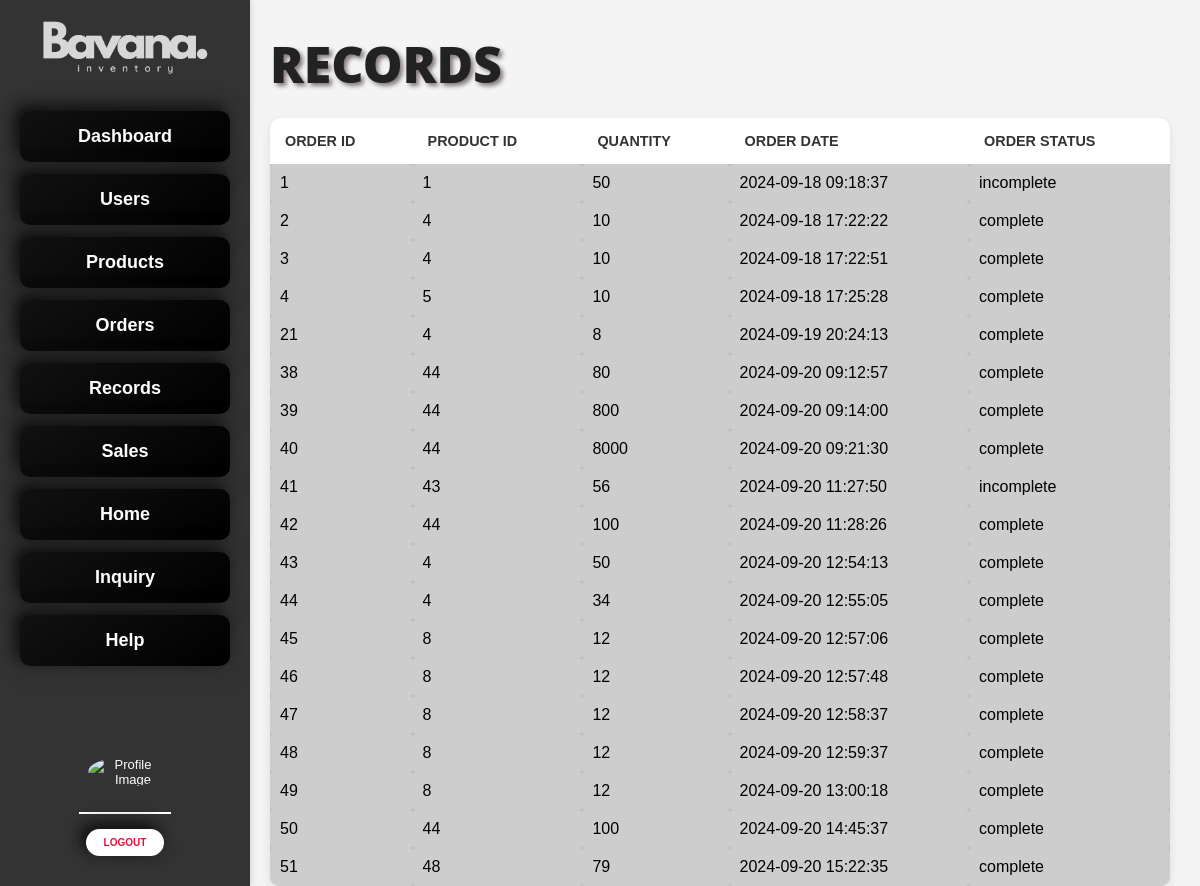
/Dashboard_admin/records.php, run on the app's committed database.
### tables this page shows
CREATE TABLE `purchase_orders` (
  `order_id` int(11) NOT NULL,
  `product_id` int(11) DEFAULT NULL,
  `product_name` varchar(100) DEFAULT NULL,
  `quantity` int(11) DEFAULT NULL,
  `order_status` enum('pending','incomplete','complete') DEFAULT 'pending',
  `order_date` timestamp NOT NULL DEFAULT current_timestamp()
);

### Dashboard_admin/records.php (the view, shortened to what this page needs)
<!DOCTYPE html>
<html lang="en">
<head>
    <link rel="stylesheet" href="../styles/dashbrd.css">
<body>
    <div class="container">
            <?php require_once "./side_bar.php"; ?>
        <div class="card-container">
                    <div class="header">
                        <h1>Records</h1>
                    </div>
                <?php
                    require_once("../backend/connect.php");
                    $sql = "SELECT * FROM purchase_orders";
                    $result=mysqli_query($conn, $sql);
                ?>
            <?php
                    if ($result->num_rows > 0) {
                    echo "<table>";
                    echo "<tr><th>Order id</th><th>Product id</th><th>Quantity</th><th>Order Date</th><th>Order Status</th></tr>";
                    while($row = mysqli_fetch_assoc($result))
                    {
                        echo "<tr><td>".$row['order_id']."</td><td>".$row['product_id']."</td><td>".$row['quantity']."</td><td>".$row['order_date']."</td><td>".$row['order_status']."</td></tr>";
                    }
                    echo "</table>";
                }
                else {
                    echo "<a class='no-add' href='add_product_form.php'>No Product Added !</a>";
                }
            ?>
        </div>
    </div>
</body>
</html>

### styles/dashbrd.css (style rules this page uses)
* { margin: 0; padding: 0; box-sizing: border-box; }
body { font-family: Arial, sans-serif; display: flex; height: 100vh; background-color: #f4f4f4; }
.container { display: flex; width: 100%; height: 100%; }
.card-container { width: 100%; margin: 10px; padding: 20px; display: flex; flex-direction: column; margin-left: 250px; }
h1 { margin-bottom: auto; color: #222222; font-weight: 999; font-size: 50px; font-family: 'Open Sans', sans-serif; text-transform: uppercase; font-stretch: expanded; text-shadow: 3px 3px 4px rgba(22, 1, 1, 0.5); display: inline-block; }
.header { display: flex; justify-content: space-between; margin-bottom: 20px; }
table { border-radius: 10px; font-family: 'Arial', sans-serif; width: 100%; max-width: 100%; border-collapse: collapse; border-color: #000000; background-color: #bfbfbf; box-shadow: 0px 4px 10px rgba(0, 0, 0, 0.1); overflow: hidden; margin-top: auto; margin-bottom: 600px; }
td { padding: 10px; text-align: left; border-radius: 4px; background-color: #cecdcd; }
th { padding: 15px; text-align: left; font-weight: bold; text-transform: uppercase; font-size: 0.9rem; color: #333; background-color: #ffffff; }

### data on the page
purchase_orders: order_id "1", product "1", quantity "50", order_date "2024-09-18 09:18:37", order_status "incomplete"
purchase_orders: order_id "2", product "4", quantity "10", order_date "2024-09-18 17:22:22", order_status "complete"
purchase_orders: order_id "3", product "4", quantity "10", order_date "2024-09-18 17:22:51", order_status "complete"
purchase_orders: order_id "4", product "5", quantity "10", order_date "2024-09-18 17:25:28", order_status "complete"
purchase_orders: order_id "21", product "4", quantity "8", order_date "2024-09-19 20:24:13", order_status "complete"
purchase_orders: order_id "38", product "44", quantity "80", order_date "2024-09-20 09:12:57", order_status "complete"
purchase_orders: order_id "39", product "44", quantity "800", order_date "2024-09-20 09:14:00", order_status "complete"
purchase_orders: order_id "40", product "44", quantity "8000", order_date "2024-09-20 09:21:30", order_status "complete"
purchase_orders: order_id "41", product "43", quantity "56", order_date "2024-09-20 11:27:50", order_status "incomplete"
purchase_orders: order_id "42", product "44", quantity "100", order_date "2024-09-20 11:28:26", order_status "complete"
purchase_orders: order_id "43", product "4", quantity "50", order_date "2024-09-20 12:54:13", order_status "complete"
purchase_orders: order_id "44", product "4", quantity "34", order_date "2024-09-20 12:55:05", order_status "complete"
purchase_orders: order_id "45", product "8", quantity "12", order_date "2024-09-20 12:57:06", order_status "complete"
purchase_orders: order_id "46", product "8", quantity "12", order_date "2024-09-20 12:57:48", order_status "complete"
purchase_orders: order_id "47", product "8", quantity "12", order_date "2024-09-20 12:58:37", order_status "complete"
purchase_orders: order_id "48", product "8", quantity "12", order_date "2024-09-20 12:59:37", order_status "complete"
purchase_orders: order_id "49", product "8", quantity "12", order_date "2024-09-20 13:00:18", order_status "complete"
purchase_orders: order_id "50", product "44", quantity "100", order_date "2024-09-20 14:45:37", order_status "complete"
purchase_orders: order_id "51", product "48", quantity "79", order_date "2024-09-20 15:22:35", order_status "complete"
